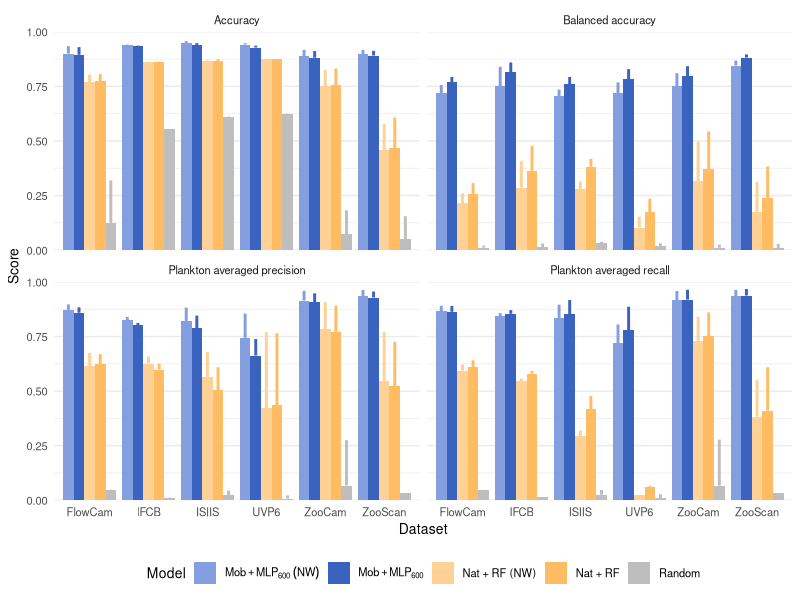
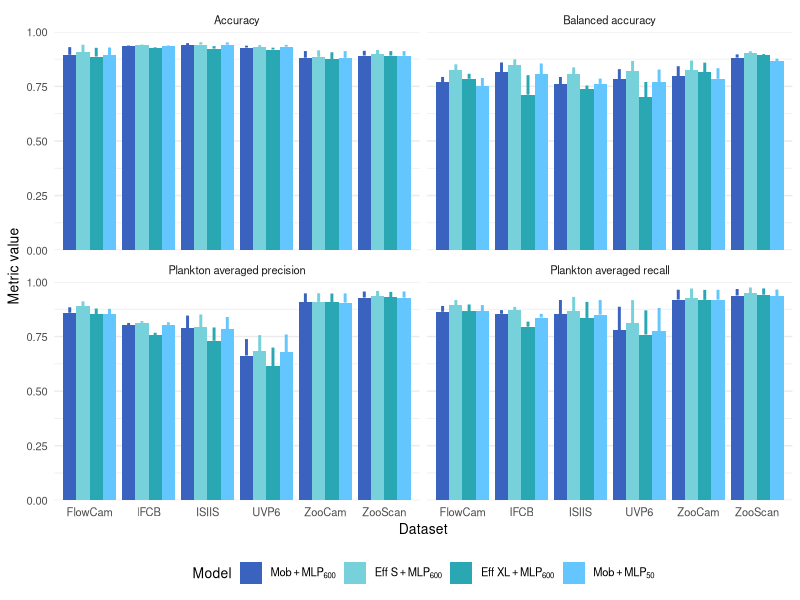
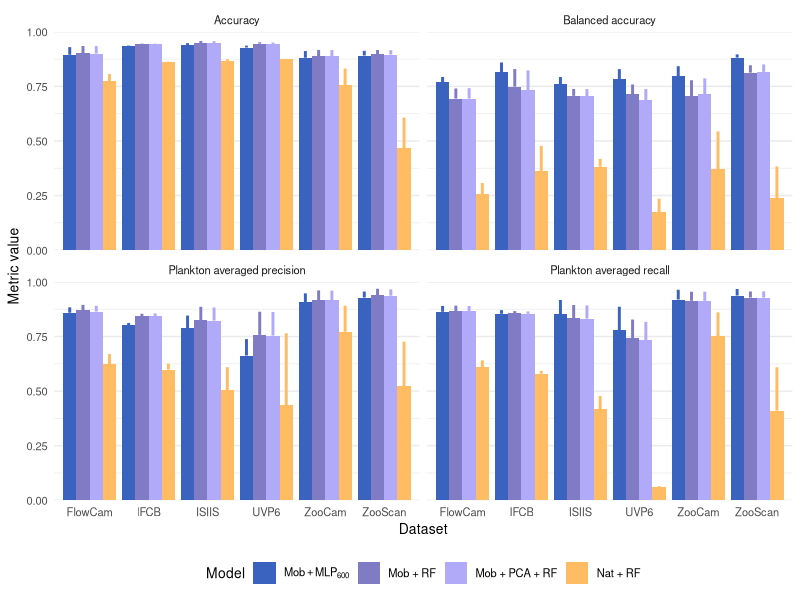
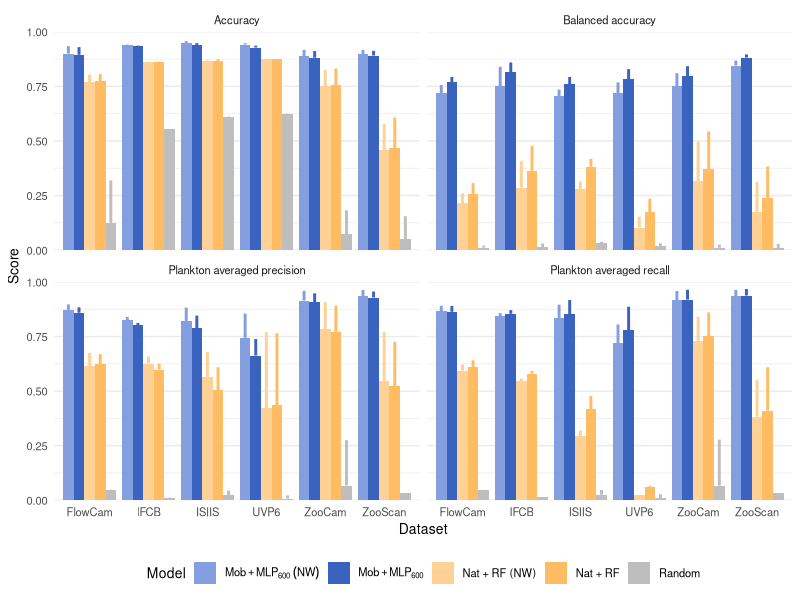
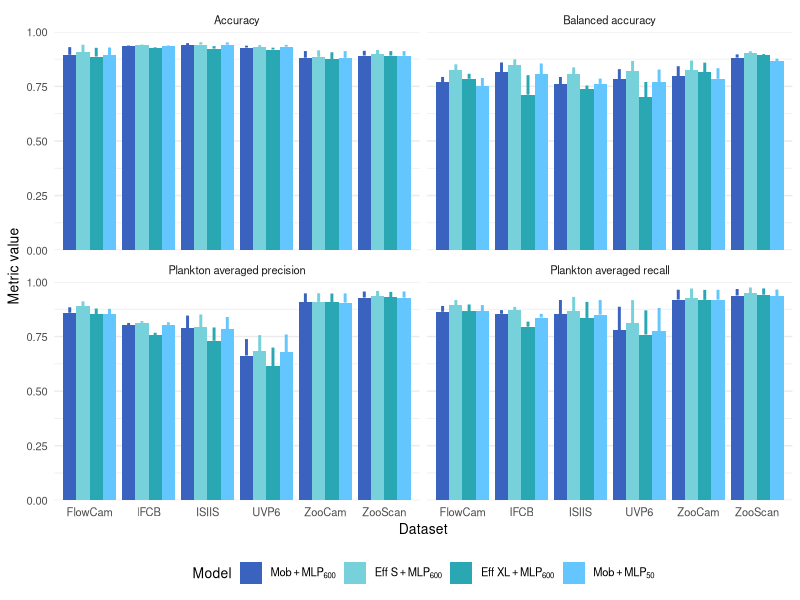
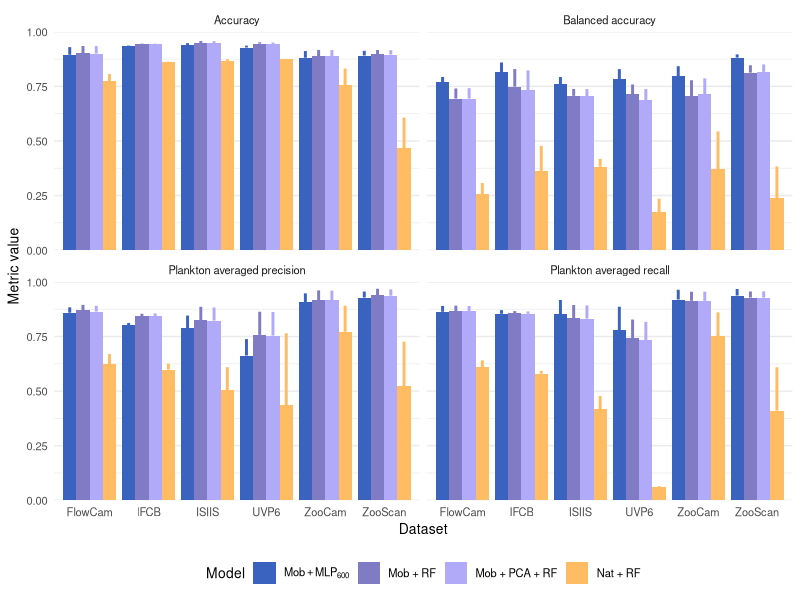

The R script that drew these images, in order:
#--------------------------------------------------------------------------#
# Project: plankton_classif
# Script purpose: Generate plots for paper
# Date: 30/08/2023
# Author: Thelma Panaïotis
#--------------------------------------------------------------------------#

library(tidyverse)


# Path to save figures
dir.create("figures", showWarnings = FALSE)


## Read and format results ----
#--------------------------------------------------------------------------#

df <- read_csv("perf/prediction_metrics.csv", col_types = cols())

# is "mobilenet_acp50_rf_deep" the same as "mobilenet_pca50_rf"
# is "mobilenet_noacp_rf_deep" the same as "mobilenet_rf"
# No, the difference is RF hyperparameters. Use mobilenet_pca50_rf and mobilenet_rf

# Prepare nice names for models
models <- tibble(
  model = c("mobilenet600nw", "mobilenet600", "mobilenet_rf", "effnetv2s", "effnetv2xl", "mobilenet50", "mobilenet_pca50_rf", "native_rf_noweights", "native_rf", "random"),
  name = c("Mob + MLP600 (NW)", "Mob + MLP600", "Mob + RF", "Eff S + MLP600", "Eff XL + MLP600", "Mob + MLP50", "Mob + PCA + RF", "Nat + RF (NW)", "Nat + RF", "Random")
) %>% 
  mutate(name = fct_inorder(name))

# Rename models
df <- df %>% 
  left_join(models, by = join_by(model)) %>% 
  select(-model) %>% 
  rename(model = name) %>% 
  drop_na(model)

# Generate nice names for datasets
datasets <- tibble(
  dataset = c("flowcam", "ifcb", "isiis", "uvp6", "zoocam", "zooscan"),
  name = c("FlowCam", "IFCB", "ISIIS", "UVP6", "ZooCam", "ZooScan")
)

# Rename datasets
df <- df %>% 
  left_join(datasets, by = join_by(dataset)) %>% 
  select(-dataset) %>% 
  rename(dataset = name)

# Reformat results in a long dataframe
# For this we need to separate detailed and grouped results
df_d <- df %>% 
  select(model, dataset, accuracy:plankton_recall) %>% 
  pivot_longer(accuracy:plankton_recall, names_to = "metric", values_to = "score")

df_g <- df %>% 
  select(model, dataset, accuracy_g:plankton_recall_g) %>% 
  pivot_longer(accuracy_g:plankton_recall_g, names_to = "metric_g", values_to = "score_g")

df <- df_d %>% 
  mutate(metric_g = str_c(metric, "_g")) %>% 
  left_join(df_g)


# Create labels for faceting
labels <- c(
  accuracy = "Accuracy", 
  balanced_accuracy = "Balanced accuracy",
  plankton_precision = "Plankton averaged precision",
  plankton_recall = "Plankton averaged recall"
)

# Generate nice colours
my_cols <- c(
  "Random" = "#bebebeff",
  "Mob + MLP600" = "#3a62bfff",
  "Mob + MLP600 (NW)" = "#839fe0ff",
  "Nat + RF" = "#ffbc63ff",
  "Nat + RF (NW)" = "#ffd194ff",
  "Eff S + MLP600" = "#77d1daff",
  "Eff XL + MLP600" = "#29a8b4ff",
  "Mob + MLP50" = "#63c6ffff",
  "Mob + RF" = "#7f7bc5ff",
  "Mob + PCA + RF" = "#b0aaf8ff"
)

dodge <- position_dodge(width=0.9) # define dodge for linerange


## Random VS. MobileNet (W & NW) VS. RF (W & NW) ----
#--------------------------------------------------------------------------#
df %>% 
  filter(model %in% c("Random", "Mob + MLP600", "Mob + MLP600 (NW)", "Nat + RF", "Nat + RF (NW)")) %>% 
  ggplot(aes(x = dataset, y = score, fill = model)) +
  geom_col(position = "dodge") +
  geom_linerange(aes(ymax = score_g, ymin = score, color = model), position = dodge, show.legend = F, linewidth = 1) +
  scale_fill_manual(
    values = my_cols,
    labels = c(
      `Mob + MLP600` = expression(Mob + MLP[600]),
      `Mob + MLP600 (NW)` = expression(Mob + MLP[600] ~(NW))
    )) +
  scale_colour_manual(values = my_cols) +
  scale_y_continuous(limits = c(0,1), expand = c(0,0)) +
  facet_wrap(~metric, labeller=labeller(metric = labels)) +
  theme_minimal() +
  labs(x = "Dataset", y = "Score", fill = "Model") +
  theme(
    legend.position = "bottom", 
    #axis.text.x = element_text(angle = 45, vjust = 1, hjust=1),
    panel.grid.major.x = element_blank(),
    strip.background = element_rect(colour="white", fill="white"),
    text = element_text(size = 10)
  )
ggsave(file = "figures/figure_2.png", width = 180, height = 100, unit = "mm", dpi = 300, bg = "white")



## Bigger CNN do not improve classification performance and a smaller CNN performs just as well ----
#--------------------------------------------------------------------------#
df %>% 
  filter(model %in% c("Mob + MLP600", "Eff S + MLP600", "Eff XL + MLP600", "Mob + MLP50")) %>% 
  ggplot(aes(x = dataset, y = score, fill = model)) +
  geom_col(position = "dodge") +
  geom_linerange(aes(ymax = score_g, ymin = score, color = model), position = dodge, show.legend = F, linewidth = 1) +
  scale_fill_manual(
    values = my_cols,
    labels = c(
      `Mob + MLP600` = expression(Mob + MLP[600]),
      `Eff S + MLP600` = expression(Eff~S + MLP[600]),
      `Eff XL + MLP600` = expression(Eff~XL + MLP[600]),
      `Mob + MLP50` = expression(Mob + MLP[50])
    )) +
  scale_colour_manual(values = my_cols) +
  facet_wrap(~metric, labeller=labeller(metric = labels)) +
  labs(x = "Dataset", y = "Metric value", fill = "Model") +
  scale_y_continuous(limits = c(0,1), expand = c(0,0)) +
  theme_minimal() +
  theme(
    strip.background = element_rect(colour="white", fill="white"),
    panel.grid.major.x = element_blank(),
    legend.position = "bottom",
    text = element_text(size = 10)
  ) 
ggsave(file = "figures/figure_3.png", width = 180, height = 100, unit = "mm", dpi = 300, bg = "white")


## Is it the features or the classifier?  ----
#--------------------------------------------------------------------------#
df %>% 
  filter(model %in% c("Mob + MLP600", "Mob + RF", "Mob + PCA + RF", "Nat + RF")) %>% 
  ggplot(aes(x = dataset, y = score, fill = model)) +
  geom_col(position = "dodge") +
  geom_linerange(aes(ymax = score_g, ymin = score, color = model), position = dodge, show.legend = F, linewidth = 1) +
  scale_fill_manual(
    values = my_cols,
    labels = c(
      `Mob + MLP600` = expression(Mob + MLP[600])
    )) +
  scale_colour_manual(values = my_cols) +
  facet_wrap(~metric, labeller=labeller(metric = labels)) +
  labs(x = "Dataset", y = "Metric value", fill = "Model") +
  scale_y_continuous(limits = c(0,1), expand = c(0,0)) +
  theme_minimal() +
  theme(
    strip.background = element_rect(colour="white", fill="white"),
    panel.grid.major.x = element_blank(),
    legend.position = "bottom",
    text = element_text(size = 10)
  ) 
ggsave(file = "figures/figure_4.png", width = 180, height = 100, unit = "mm", dpi = 300, bg = "white")
